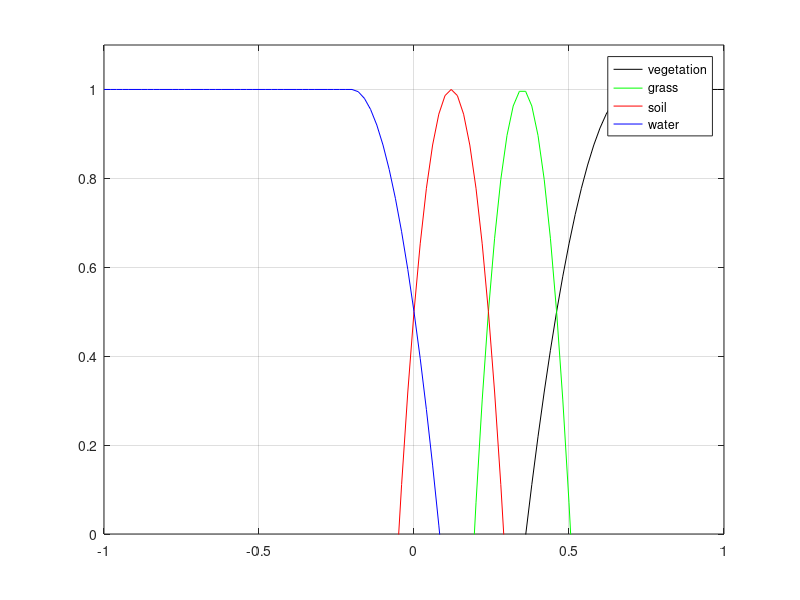

MATLAB code to generate this figure:
clear all 
close all

 y_v= 1;
 y_p= 0.5;
 
 x_v = [0.85 0.675 0.56 0.40];
 x_p = [0.73 0.73 0.62 0.5];
 value = 0:0.01:1;
 
 area= {'vegetation','grass', 'soil','water'};

 color={ 'k', 'g', 'r', 'b'};
 
 for i=1:4
     
     par = zeros(1,size(value,2));
     
    if (i==2 || i==3)  
      a=(y_p-y_v)/((x_p(i)-x_v(i))*(x_p(i)-x_v(i)));
      c=y_v + a*x_v(i)*x_v(i);

      b=-2*a*x_v(i);

      for j=1:size(value,2)
           par(j) = a*value(j)*value(j)+b*value(j)+c;
      end 
  
    end
    
    if (i==1)
        
        par = ones(1,101);
        
         a=(y_p-y_v)/((x_p(i)-x_v(i))*(x_p(i)-x_v(i)));
         c=y_v + a*x_v(i)*x_v(i);
         b=-2*a*x_v(i);
         
         for j=1:85
           par(j) = a*value(j)*value(j)+b*value(j)+c;
         end
        
    end
    
     if (i==4)
        
        par = ones(1,101);
        
         a=(y_p-y_v)/((x_p(i)-x_v(i))*(x_p(i)-x_v(i)));
         c=y_v + a*x_v(i)*x_v(i);
         b=-2*a*x_v(i);
         
         for j=41:101
           par(j) = a*value(j)*value(j)+b*value(j)+c;
         end
     end
    
  legendInfo{i} = [area{i}]; 
    
  figure(1)
  plot((2*value-1),par,color{i})
 
  axis([-1 1 0 1.1])
  
  hold on 
  grid on
 
     
 end
 
 legend(legendInfo)
	  